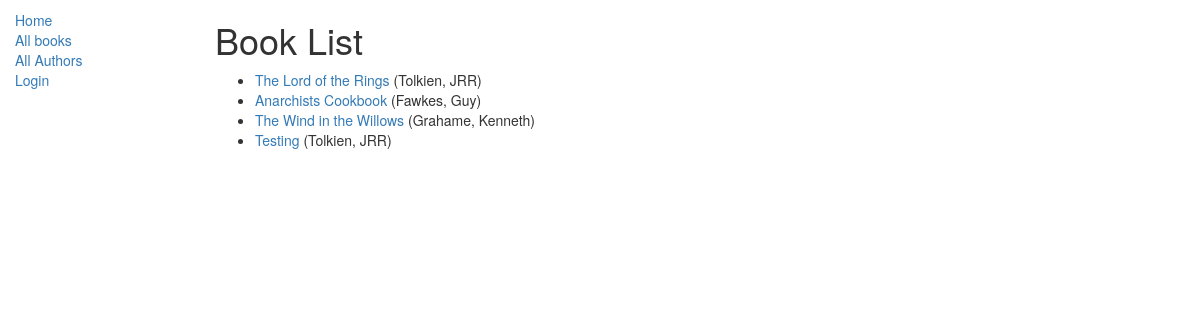
/catalog/books/, run on the app's committed database.
### catalog/models.py (models this page shows, shortened)
class Book(models.Model):
    title = models.CharField(max_length=200)
    author = models.ForeignKey('Author', on_delete=models.SET_NULL, null=True)
    summary = models.TextField(max_length=1000, help_text="Enter a brief description of the book")
    isbn = models.CharField('ISBN',max_length=13, help_text='13 Character <a href="https://www.isbn-international.org/content/what-isbn">ISBN number</a>')
    genre = models.ManyToManyField(Genre, help_text="Select a genre for this book")
    def get_absolute_url(self):
        return reverse('book-detail', args=[str(self.id)])
    def display_genre(self):
        """
        Creates a string for the Genre. This is required to display genre in Admin.
        """
        return ', '.join([ genre.name for genre in self.genre.all()[:3] ])
    display_genre.short_description = 'Genre'

class Author(models.Model):
    first_name = models.CharField(max_length = 100)
    last_name = models.CharField(max_length = 100)
    date_of_birth = models.DateField(null = True, blank = True)
    date_of_death = models.DateField('Died', null = True, blank = True)
    def __str__(self):
        return '%s, %s' % (self.last_name, self.first_name)

### catalog/views.py (the view)
class BookListView(generic.ListView):
    model = Book

### catalog/templates/catalog/book_list.html (shortened to what this page needs)
{% extends "base_generic.html" %}
{% block content %}
    <h1>Book List</h1>
    {% if book_list %}
    <ul>
      {% for book in book_list %}
      <li>
        <a href="{{ book.get_absolute_url }}">{{ book.title }}</a> ({{book.author}})
      </li>
      {% endfor %}
    </ul>
    {% endif %}
{% endblock %}

### data on the page
Book: title "The Lord of the Rings", author "Tolkien, JRR"
Book: title "Anarchists Cookbook", author "Fawkes, Guy"
Book: title "The Wind in the Willows", author "Grahame, Kenneth"
Book: title "Testing", author "Tolkien, JRR"
